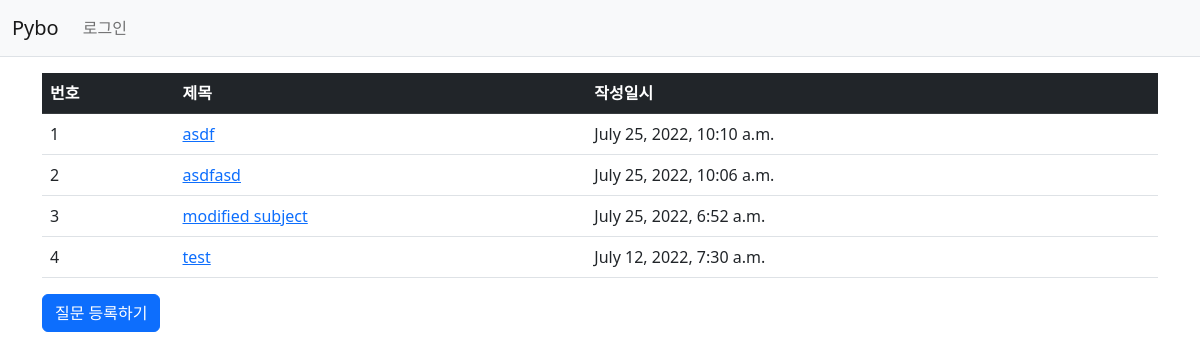
Screenshot of /pybo/ with the database file from the repository.
### pybo/models.py (models this page shows, shortened)
class Question(models.Model):
    subject = models.CharField(max_length=200)
    content = models.TextField()
    create_date = models.DateTimeField()

### pybo/views.py (the view)
# urls.py: path('', views.index, name='index'),
def index(request):
    question_list = Question.objects.order_by('-create_date')
    context = {'question_list': question_list}
    return render(request, 'pybo/question_list.html', context)

### templates/pybo/question_list.html
{% extends 'base.html' %}
{% block content %}
<div class="container my-3">
    <table class="table">
        <thead>
        <tr class="table-dark">
            <th>번호</th>
            <th>제목</th>
            <th>작성일시</th>
        </tr>
        </thead>
        <tbody>
        {% if question_list %}
        {% for question in question_list %}
        <tr>
            <td>{{ forloop.counter }}</td>
            <td>
                <a href="{% url 'pybo:detail' question.id %}">{{ question.subject }}</a>
            </td>
            <td>{{ question.create_date }}</td>
        </tr>
        {% endfor %}
        {% else %}
        <tr>
            <td colspan="3">질문이 없습니다.</td>
        </tr>
        {% endif %}
        </tbody>
    </table>
    <a href="{% url 'pybo:question_create' %}" class="btn btn-primary">질문 등록하기</a>
</div>
{% endblock %}

### rows the page displays
Question: subject "asdf", create_date "July 25, 2022, 10:10 a.m."
Question: subject "asdfasd", create_date "July 25, 2022, 10:06 a.m."
Question: subject "modified subject", create_date "July 25, 2022, 6:52 a.m."
Question: subject "test", create_date "July 12, 2022, 7:30 a.m."
